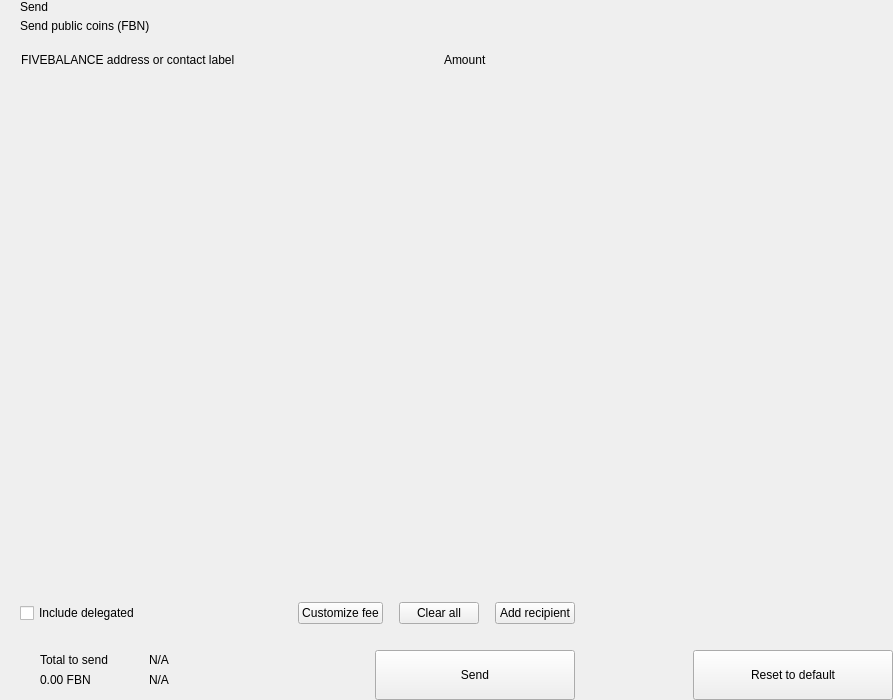
<?xml version="1.0" encoding="UTF-8"?>
<ui version="4.0">
 <class>send</class>
 <widget class="QWidget" name="send">
  <property name="geometry">
   <rect>
    <x>0</x>
    <y>0</y>
    <width>893</width>
    <height>700</height>
   </rect>
  </property>
  <property name="windowTitle">
   <string>Form</string>
  </property>
  <layout class="QHBoxLayout" name="horizontalLayout_2" stretch="2,1">
   <property name="spacing">
    <number>0</number>
   </property>
   <property name="leftMargin">
    <number>0</number>
   </property>
   <property name="topMargin">
    <number>0</number>
   </property>
   <property name="rightMargin">
    <number>0</number>
   </property>
   <property name="bottomMargin">
    <number>0</number>
   </property>
   <item>
    <widget class="QWidget" name="left" native="true">
     <layout class="QVBoxLayout" name="verticalLayout_3">
      <property name="spacing">
       <number>0</number>
      </property>
      <property name="leftMargin">
       <number>0</number>
      </property>
      <property name="topMargin">
       <number>0</number>
      </property>
      <property name="rightMargin">
       <number>0</number>
      </property>
      <property name="bottomMargin">
       <number>0</number>
      </property>
      <item>
       <layout class="QVBoxLayout" name="verticalLayout_22" stretch="0,0,0,1,0,0,0,0">
        <property name="spacing">
         <number>0</number>
        </property>
        <item>
         <layout class="QHBoxLayout" name="horizontalLayout_3">
          <property name="spacing">
           <number>0</number>
          </property>
          <property name="leftMargin">
           <number>20</number>
          </property>
          <property name="rightMargin">
           <number>20</number>
          </property>
          <item>
           <layout class="QVBoxLayout" name="verticalLayout">
            <property name="spacing">
             <number>5</number>
            </property>
            <item>
             <widget class="QLabel" name="labelTitle">
              <property name="text">
               <string>Send</string>
              </property>
              <property name="alignment">
               <set>Qt::AlignLeading|Qt::AlignLeft|Qt::AlignVCenter</set>
              </property>
             </widget>
            </item>
            <item>
             <widget class="QLabel" name="labelSubtitle1">
              <property name="text">
               <string>Send public coins (FBN)</string>
              </property>
             </widget>
            </item>
           </layout>
          </item>
          <item>
           <spacer name="horizontalSpacer">
            <property name="orientation">
             <enum>Qt::Horizontal</enum>
            </property>
            <property name="sizeHint" stdset="0">
             <size>
              <width>40</width>
              <height>20</height>
             </size>
            </property>
           </spacer>
          </item>
         </layout>
        </item>
        <item>
         <spacer name="verticalSpacer_2">
          <property name="orientation">
           <enum>Qt::Vertical</enum>
          </property>
          <property name="sizeType">
           <enum>QSizePolicy::Fixed</enum>
          </property>
          <property name="sizeHint" stdset="0">
           <size>
            <width>20</width>
            <height>20</height>
           </size>
          </property>
         </spacer>
        </item>
        <item>
         <layout class="QHBoxLayout" name="horizontalLayout" stretch="6,0,2">
          <property name="spacing">
           <number>0</number>
          </property>
          <property name="leftMargin">
           <number>10</number>
          </property>
          <property name="topMargin">
           <number>0</number>
          </property>
          <property name="rightMargin">
           <number>20</number>
          </property>
          <property name="bottomMargin">
           <number>0</number>
          </property>
          <item>
           <widget class="QLabel" name="labelSubtitleAddress">
            <property name="styleSheet">
             <string notr="true">margin-left:8px;</string>
            </property>
            <property name="text">
             <string>FIVEBALANCE address or contact label</string>
            </property>
           </widget>
          </item>
          <item>
           <spacer name="horizontalSpacer_3">
            <property name="orientation">
             <enum>Qt::Horizontal</enum>
            </property>
            <property name="sizeType">
             <enum>QSizePolicy::Fixed</enum>
            </property>
            <property name="sizeHint" stdset="0">
             <size>
              <width>40</width>
              <height>1</height>
             </size>
            </property>
           </spacer>
          </item>
          <item>
           <widget class="QLabel" name="labelSubtitleAmount">
            <property name="text">
             <string>Amount</string>
            </property>
           </widget>
          </item>
         </layout>
        </item>
        <item>
         <widget class="QScrollArea" name="scrollArea">
          <property name="minimumSize">
           <size>
            <width>0</width>
            <height>350</height>
           </size>
          </property>
          <property name="styleSheet">
           <string notr="true">#scrollArea {
            background:transparent;
            margin-top:10px;
}</string>
          </property>
          <property name="horizontalScrollBarPolicy">
           <enum>Qt::ScrollBarAlwaysOff</enum>
          </property>
          <property name="sizeAdjustPolicy">
           <enum>QAbstractScrollArea::AdjustIgnored</enum>
          </property>
          <property name="widgetResizable">
           <bool>true</bool>
          </property>
          <property name="alignment">
           <set>Qt::AlignLeading|Qt::AlignLeft|Qt::AlignTop</set>
          </property>
          <widget class="QWidget" name="scrollAreaWidgetContents">
           <property name="geometry">
            <rect>
             <x>0</x>
             <y>0</y>
             <width>591</width>
             <height>16</height>
            </rect>
           </property>
           <property name="sizePolicy">
            <sizepolicy hsizetype="Preferred" vsizetype="Maximum">
             <horstretch>0</horstretch>
             <verstretch>0</verstretch>
            </sizepolicy>
           </property>
           <property name="autoFillBackground">
            <bool>false</bool>
           </property>
           <property name="styleSheet">
            <string notr="true">#scrollAreaWidgetContents {
             background:transparent;
             }</string>
           </property>
           <layout class="QVBoxLayout" name="verticalLayout_7">
            <property name="spacing">
             <number>0</number>
            </property>
            <property name="sizeConstraint">
             <enum>QLayout::SetDefaultConstraint</enum>
            </property>
            <property name="leftMargin">
             <number>0</number>
            </property>
            <property name="topMargin">
             <number>0</number>
            </property>
            <property name="rightMargin">
             <number>0</number>
            </property>
            <property name="bottomMargin">
             <number>0</number>
            </property>
           </layout>
          </widget>
         </widget>
        </item>
        <item>
         <spacer name="verticalSpacer_4">
          <property name="orientation">
           <enum>Qt::Vertical</enum>
          </property>
          <property name="sizeType">
           <enum>QSizePolicy::Fixed</enum>
          </property>
          <property name="sizeHint" stdset="0">
           <size>
            <width>20</width>
            <height>20</height>
           </size>
          </property>
         </spacer>
        </item>
        <item>
         <layout class="QHBoxLayout" name="horizontalLayout_20">
          <property name="spacing">
           <number>6</number>
          </property>
          <property name="leftMargin">
           <number>20</number>
          </property>
          <property name="rightMargin">
           <number>20</number>
          </property>
          <item>
           <widget class="QCheckBox" name="checkBoxDelegations">
            <property name="layoutDirection">
             <enum>Qt::LeftToRight</enum>
            </property>
            <property name="text">
             <string>Include delegated</string>
            </property>
           </widget>
          </item>
          <item>
           <spacer name="horizontalSpacer_4">
            <property name="orientation">
             <enum>Qt::Horizontal</enum>
            </property>
            <property name="sizeHint" stdset="0">
             <size>
              <width>10</width>
              <height>20</height>
             </size>
            </property>
           </spacer>
          </item>
          <item>
           <widget class="QPushButton" name="pushButtonFee">
            <property name="focusPolicy">
             <enum>Qt::NoFocus</enum>
            </property>
            <property name="text">
             <string>Customize fee</string>
            </property>
           </widget>
          </item>
          <item>
           <spacer name="horizontalSpacer_11">
            <property name="orientation">
             <enum>Qt::Horizontal</enum>
            </property>
            <property name="sizeType">
             <enum>QSizePolicy::Minimum</enum>
            </property>
            <property name="sizeHint" stdset="0">
             <size>
              <width>10</width>
              <height>20</height>
             </size>
            </property>
           </spacer>
          </item>
          <item>
           <widget class="QPushButton" name="pushButtonClear">
            <property name="focusPolicy">
             <enum>Qt::NoFocus</enum>
            </property>
            <property name="layoutDirection">
             <enum>Qt::RightToLeft</enum>
            </property>
            <property name="text">
             <string>Clear all</string>
            </property>
           </widget>
          </item>
          <item>
           <spacer name="horizontalSpacer_6">
            <property name="orientation">
             <enum>Qt::Horizontal</enum>
            </property>
            <property name="sizeType">
             <enum>QSizePolicy::Fixed</enum>
            </property>
            <property name="sizeHint" stdset="0">
             <size>
              <width>10</width>
              <height>20</height>
             </size>
            </property>
           </spacer>
          </item>
          <item>
           <widget class="QPushButton" name="pushButtonAddRecipient">
            <property name="focusPolicy">
             <enum>Qt::NoFocus</enum>
            </property>
            <property name="text">
             <string>Add recipient</string>
            </property>
           </widget>
          </item>
         </layout>
        </item>
        <item>
         <spacer name="verticalSpacer">
          <property name="orientation">
           <enum>Qt::Vertical</enum>
          </property>
          <property name="sizeType">
           <enum>QSizePolicy::Fixed</enum>
          </property>
          <property name="sizeHint" stdset="0">
           <size>
            <width>20</width>
            <height>16</height>
           </size>
          </property>
         </spacer>
        </item>
        <item>
         <layout class="QHBoxLayout" name="horizontalLayout_7">
          <property name="rightMargin">
           <number>20</number>
          </property>
          <item>
           <layout class="QHBoxLayout" name="horizontalLayout_10">
            <property name="spacing">
             <number>0</number>
            </property>
            <property name="leftMargin">
             <number>8</number>
            </property>
            <item>
             <widget class="QStackedWidget" name="stackedWidget">
              <property name="minimumSize">
               <size>
                <width>0</width>
                <height>60</height>
               </size>
              </property>
              <property name="maximumSize">
               <size>
                <width>16777215</width>
                <height>60</height>
               </size>
              </property>
              <widget class="QWidget" name="page1">
               <layout class="QVBoxLayout" name="verticalLayout_71" stretch="0">
                <property name="spacing">
                 <number>6</number>
                </property>
                <property name="leftMargin">
                 <number>12</number>
                </property>
                <property name="topMargin">
                 <number>0</number>
                </property>
                <property name="rightMargin">
                 <number>0</number>
                </property>
                <property name="bottomMargin">
                 <number>0</number>
                </property>
                <item>
                 <widget class="QWidget" name="coinWidget" native="true">
                  <property name="minimumSize">
                   <size>
                    <width>0</width>
                    <height>60</height>
                   </size>
                  </property>
                  <property name="maximumSize">
                   <size>
                    <width>16777215</width>
                    <height>60</height>
                   </size>
                  </property>
                  <layout class="QHBoxLayout" name="horizontalLayout_9">
                   <property name="spacing">
                    <number>0</number>
                   </property>
                   <property name="leftMargin">
                    <number>20</number>
                   </property>
                   <property name="topMargin">
                    <number>10</number>
                   </property>
                   <property name="rightMargin">
                    <number>20</number>
                   </property>
                   <property name="bottomMargin">
                    <number>10</number>
                   </property>
                   <item>
                    <layout class="QVBoxLayout" name="verticalSend">
                     <property name="spacing">
                      <number>0</number>
                     </property>
                     <item>
                      <widget class="QLabel" name="labelTitleTotalSend">
                       <property name="text">
                        <string>Total to send</string>
                       </property>
                      </widget>
                     </item>
                     <item>
                      <widget class="QLabel" name="labelAmountSend">
                       <property name="text">
                        <string notr="true">0.00 FBN</string>
                       </property>
                      </widget>
                     </item>
                    </layout>
                   </item>
                   <item>
                    <spacer name="horizontalSpacer_9">
                     <property name="orientation">
                      <enum>Qt::Horizontal</enum>
                     </property>
                     <property name="sizeType">
                      <enum>QSizePolicy::Fixed</enum>
                     </property>
                     <property name="sizeHint" stdset="0">
                      <size>
                       <width>20</width>
                       <height>20</height>
                      </size>
                     </property>
                    </spacer>
                   </item>
                   <item>
                    <widget class="QLabel" name="labelLine">
                     <property name="minimumSize">
                      <size>
                       <width>1</width>
                       <height>0</height>
                      </size>
                     </property>
                     <property name="maximumSize">
                      <size>
                       <width>1</width>
                       <height>16777215</height>
                      </size>
                     </property>
                     <property name="text">
                      <string/>
                     </property>
                    </widget>
                   </item>
                   <item>
                    <spacer name="horizontalSpacer_10">
                     <property name="orientation">
                      <enum>Qt::Horizontal</enum>
                     </property>
                     <property name="sizeType">
                      <enum>QSizePolicy::Fixed</enum>
                     </property>
                     <property name="sizeHint" stdset="0">
                      <size>
                       <width>20</width>
                       <height>20</height>
                      </size>
                     </property>
                    </spacer>
                   </item>
                   <item>
                    <layout class="QVBoxLayout" name="verticalRemaining">
                     <property name="spacing">
                      <number>0</number>
                     </property>
                     <item>
                      <widget class="QLabel" name="labelTitleTotalRemaining">
                       <property name="text">
                        <string notr="true">N/A</string>
                       </property>
                      </widget>
                     </item>
                     <item>
                      <widget class="QLabel" name="labelAmountRemaining">
                       <property name="text">
                        <string notr="true">N/A</string>
                       </property>
                      </widget>
                     </item>
                    </layout>
                   </item>
                  </layout>
                 </widget>
                </item>
               </layout>
              </widget>
              <widget class="QWidget" name="page_2"/>
             </widget>
            </item>
           </layout>
          </item>
          <item>
           <spacer name="horizontalSpacer_5">
            <property name="orientation">
             <enum>Qt::Horizontal</enum>
            </property>
            <property name="sizeType">
             <enum>QSizePolicy::Expanding</enum>
            </property>
            <property name="sizeHint" stdset="0">
             <size>
              <width>40</width>
              <height>20</height>
             </size>
            </property>
           </spacer>
          </item>
          <item alignment="Qt::AlignBottom">
           <widget class="QPushButton" name="pushButtonSave">
            <property name="minimumSize">
             <size>
              <width>200</width>
              <height>50</height>
             </size>
            </property>
            <property name="maximumSize">
             <size>
              <width>200</width>
              <height>50</height>
             </size>
            </property>
            <property name="focusPolicy">
             <enum>Qt::NoFocus</enum>
            </property>
            <property name="text">
             <string>Send</string>
            </property>
           </widget>
          </item>
         </layout>
        </item>
       </layout>
      </item>
     </layout>
    </widget>
   </item>
   <item>
    <widget class="QWidget" name="right" native="true">
     <layout class="QVBoxLayout" name="verticalLayout_5">
      <property name="leftMargin">
       <number>0</number>
      </property>
      <property name="topMargin">
       <number>0</number>
      </property>
      <property name="rightMargin">
       <number>0</number>
      </property>
      <property name="bottomMargin">
       <number>0</number>
      </property>
      <item>
       <layout class="QVBoxLayout" name="verticalLayout_4">
        <property name="spacing">
         <number>6</number>
        </property>
        <item>
         <widget class="OptionButton" name="btnCoinControl" native="true">
          <property name="minimumSize">
           <size>
            <width>0</width>
            <height>50</height>
           </size>
          </property>
         </widget>
        </item>
        <item>
         <widget class="OptionButton" name="btnChangeAddress" native="true">
          <property name="minimumSize">
           <size>
            <width>0</width>
            <height>50</height>
           </size>
          </property>
         </widget>
        </item>
        <item>
         <widget class="OptionButton" name="btnUri" native="true">
          <property name="minimumSize">
           <size>
            <width>0</width>
            <height>50</height>
           </size>
          </property>
         </widget>
        </item>
        <item>
         <spacer name="verticalSpacer_5">
          <property name="orientation">
           <enum>Qt::Vertical</enum>
          </property>
          <property name="sizeHint" stdset="0">
           <size>
            <width>20</width>
            <height>40</height>
           </size>
          </property>
         </spacer>
        </item>
        <item>
         <layout class="QHBoxLayout" name="horizontalLayout_8">
          <item>
           <spacer name="horizontalSpacer_7">
            <property name="orientation">
             <enum>Qt::Horizontal</enum>
            </property>
            <property name="sizeHint" stdset="0">
             <size>
              <width>40</width>
              <height>20</height>
             </size>
            </property>
           </spacer>
          </item>
          <item>
           <widget class="QPushButton" name="pushButtonReset">
            <property name="minimumSize">
             <size>
              <width>200</width>
              <height>50</height>
             </size>
            </property>
            <property name="maximumSize">
             <size>
              <width>200</width>
              <height>50</height>
             </size>
            </property>
            <property name="focusPolicy">
             <enum>Qt::NoFocus</enum>
            </property>
            <property name="text">
             <string>Reset to default</string>
            </property>
           </widget>
          </item>
         </layout>
        </item>
       </layout>
      </item>
     </layout>
    </widget>
   </item>
  </layout>
 </widget>
 <customwidgets>
  <customwidget>
   <class>OptionButton</class>
   <extends>QWidget</extends>
   <header>qt/fivebalance/optionbutton.h</header>
   <container>1</container>
  </customwidget>
 </customwidgets>
 <resources/>
 <connections/>
</ui>
